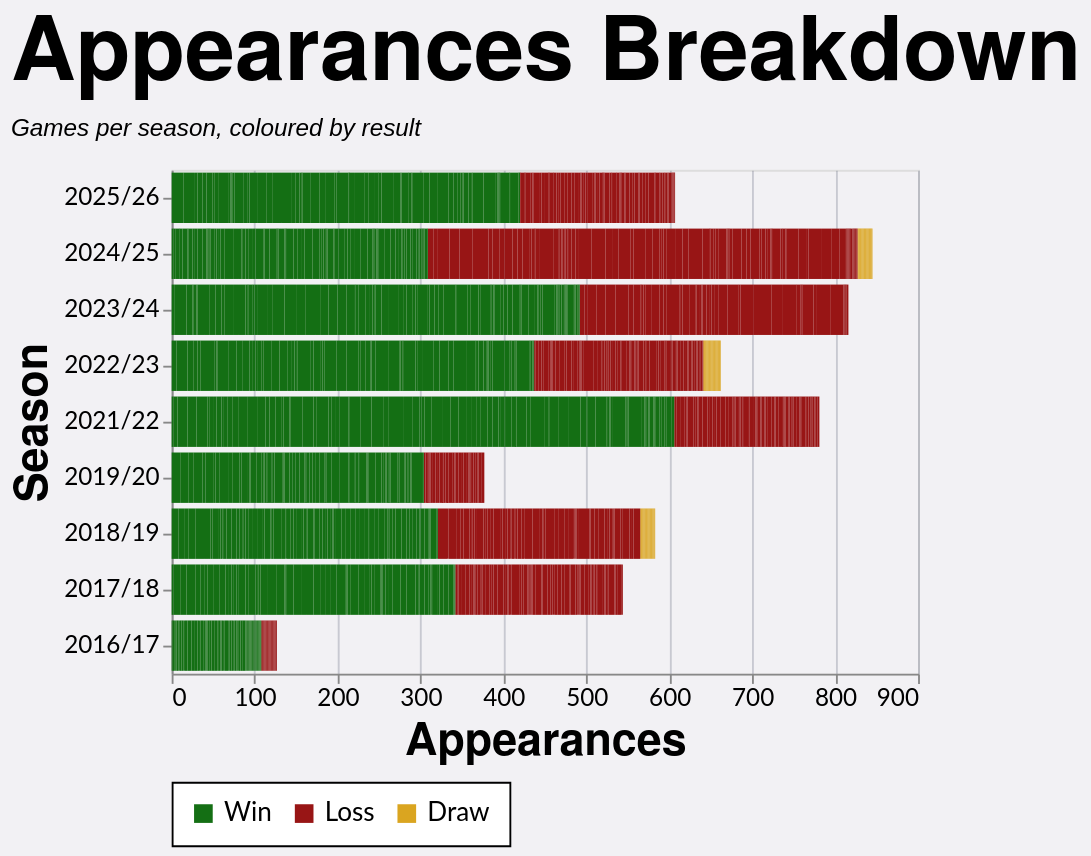

Write the Vega-Lite specification saved for this chart.
### Vega-Lite specification from a JSON file in a GitHub repository (floating-point values rounded to 4 significant figures; data arrays with more than 128 entries replaced by an {"elided": "..."} marker saying what was removed)
{"config": {"axis": {"labelFont": "Lato, sans-serif", "titleFont": "PT Sans Narrow, Helvetica Neue, Helvetica, Arial, sans-serif", "labelFontSize": 13, "titleFontSize": 24, "gridColor": "#202947", "gridOpacity": 0.2}, "header": {"labelFont": "PT Sans Narrow, Helvetica Neue, Helvetica, Arial, sans-serif", "titleFont": "PT Sans Narrow, Helvetica Neue, Helvetica, Arial, sans-serif", "labelFontSize": 24, "titleFontSize": 28, "labelFontWeight": "bold", "orient": "left"}, "legend": {"labelFont": "Lato, sans-serif", "titleFont": "PT Sans Narrow, Helvetica Neue, Helvetica, Arial, sans-serif", "labelFontSize": 14, "titleFontSize": 16, "titlePadding": 5, "fillColor": "white", "strokeColor": "black", "padding": 10, "titleFontWeight": "lighter", "titleFontStyle": "italic", "titleColor": "gray", "offset": 10}, "title": {"font": "PT Sans Narrow, Helvetica Neue, Helvetica, Arial, sans-serif", "fontSize": 48, "fontWeight": "bold", "anchor": "start", "align": "center", "titlePadding": 20, "subtitlePadding": 10, "subtitleFontSize": 13, "subtitleColor": "", "subtitleFontStyle": "italic", "offset": 15, "color": "black"}, "axisX": {"labelAngle": 0}, "facet": {"title": null, "header": null, "align": {"row": "each", "column": "each"}}, "resolve": {"scale": {"y": "independent", "facet": "independent"}}, "background": "#f2f1f4", "scale": {"offsetBandPaddingOuter": 0.2, "offsetBandPaddingInner": 0.1}}, "data": {"name": "data-9000454081a5990131b87f51f19a7b6c"}, "mark": {"type": "bar"}, "encoding": {"color": {"field": "color_value", "legend": {"orient": "bottom", "title": null}, "scale": {"domain": ["Win", "Loss", "Draw"], "range": ["#146f14", "#981515", "goldenrod"]}, "sort": {"field": "sum(apps)", "op": "sum", "order": "descending"}, "type": "nominal"}, "tooltip": [{"field": "player", "title": "Player", "type": "nominal"}, {"field": "season", "title": "Season", "type": "nominal"}, {"field": "color_value", "title": "Group", "type": "nominal"}, {"aggregate": "sum", "field": "apps", "title": "Appearances", "type": "quantitative"}], "x": {"aggregate": "sum", "field": "apps", "title": "Appearances", "type": "quantitative"}, "y": {"field": "season", "sort": {"field": "season_sort", "op": "max", "order": "descending"}, "title": "Season", "type": "nominal"}}, "height": {"step": 30}, "title": {"text": "Appearances Breakdown", "subtitle": "Games per season, coloured by result"}, "width": 400, "$schema": "https://vega.github.io/schema/vega-lite/v5.20.1.json", "datasets": {"data-9000454081a5990131b87f51f19a7b6c": {"elided": "2489 records"}}}
